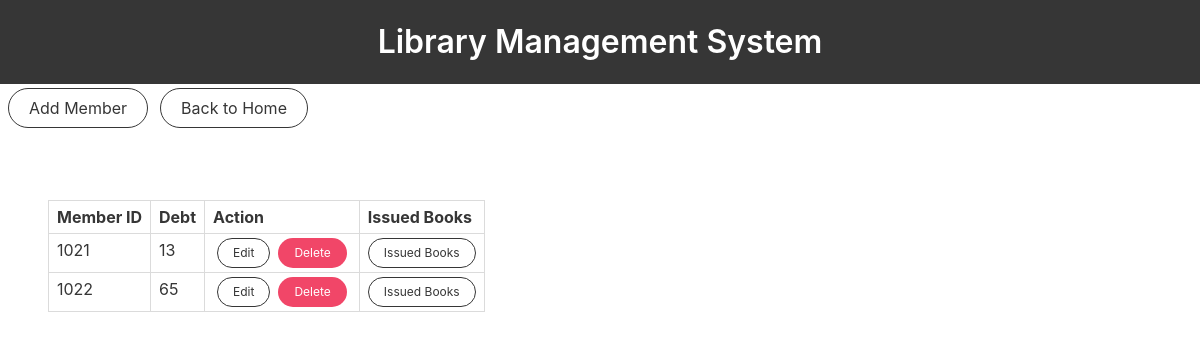
/members, run on an earlier commit of the app's database.
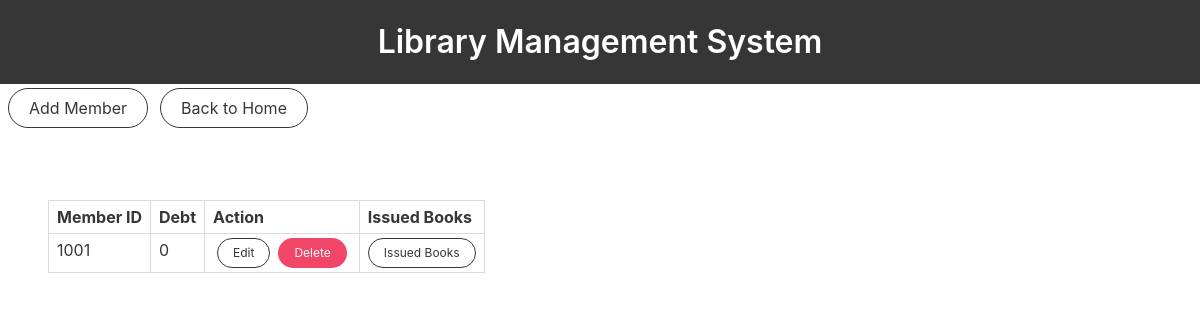
And on a later commit of the database.
### models.py (models this page shows)
class Members(db.Model):
    member_id = db.Column(db.String, primary_key=True, unique=True, nullable=False)
    debt = db.Column(db.Integer, nullable=False)

### members.py (the view)
@app.route("/members")
def memberspage():
    members = Members.query.order_by("member_id").all()
    return render_template("members.html", members=members)

### templates/members.html (shortened to what this page needs)
{% extends "base.html" %}
{% block body %}
<nav class="level mt-1">
    <div class="level-left">
        <div class="level-item ml-2">
            <a href="{{ url_for('add_member') }}" ... ... class="button is-dark is-outlined is-rounded">Add Member</a>
        </div>
        <div class="level-item">
            <a href={{ url_for('homepage') }} target="_self"><button class="button is-dark is-outlined is-rounded">Back to Home</button></a>
        </div>
    </div>
</nav>
<section class="section table-container">
    <table class="table is-bordered is-narrow">
        <thead>
            <tr>
                <th>Member ID</th>
                <th>Debt</th>
                <th>Action</th>
                <th>Issued Books</th>
            </tr>
        </thead>
        <tbody>
            {% for member in members %}
            <tr>
                <td>{{ member.member_id }}</td>
                <td>{{ member.debt }}</td>
                <td>
                    <div class="buttons is-centered">
                         <a href="{{ url_for('edit_member', member_id=member.member_id) }}" class="button is-small is-dark is-outlined is-rounded">
                            Edit
                        </a>
                        <form action="{{ url_for('delete_member', member_id=member.member_id) }}" method="POST">
                            <button class="button is-danger is-small is-rounded">
                                Delete
                            </button>
                        </form>
                    </div>
                </td>
                <td>
                    <a href="{{ url_for('issued_books', member_id=member.member_id) }}" class="button is-small is-dark is-outlined is-rounded">
                        Issued Books
                    </a>
                </td>
            </tr>
            {% endfor %}
        </tbody>
    </table>
</section>
{% endblock %}

### templates/base.html (shortened to what this page needs)
<!DOCTYPE html>
<html>
    <head>
        <link rel="stylesheet" href="{{url_for('static',filename='style.css')}}" type="text/css" media="screen" charset="utf-8">
    </head>
    <body>
        <section class="hero is-small is-primary">
            <div class="hero-body has-text-centered has-background-dark">
                <p class="title">
                Library Management System
                </p>
            </div>
        </section>
        {% block body %}
        {%endblock %}
    </body>
</html>

What changed in the data, as far as the page shows it:
removed Members: member_id "1021", debt "13"
removed Members: member_id "1022", debt "65"
added Members: member_id "1001", debt "0"
